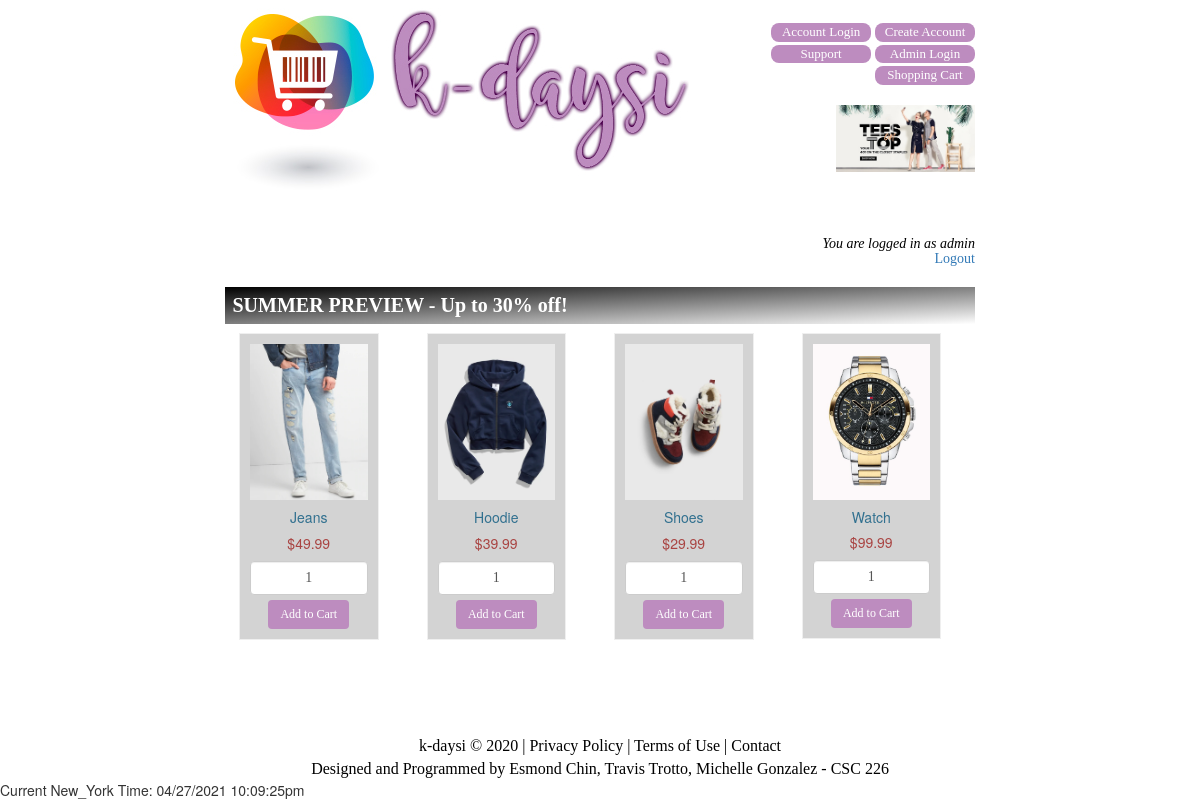
Page / (signed in) on the committed database.
### tables this page shows
CREATE TABLE `product` (
  `id` int(11) NOT NULL,
  `pname` varchar(255) DEFAULT NULL,
  `image` varchar(255) DEFAULT NULL,
  `price` double DEFAULT NULL
);

### index.php (the view, shortened to what this page needs)
<?php
    $database_name = "Product_details";
    $connect = mysqli_connect("localhost","root","",$database_name);
?>
<!doctype html>
<html>
<head>
    <link href="https://maxcdn.bootstrapcdn.com/bootstrap/3.3.7/css/bootstrap.min.css" rel="stylesheet">
</head>
<body>
    <div class="container" style="width: 65%">
        <table width=100%><tr><td align="left" valign="middle">
        <a href="index.php"><img src="logo.jpg"></a>
        </td>
            <td align="right" valign="top">
            <div class="accounts"><br>
                <a href="login.php">
                    <button>Account Login</button></a>
                <a href="registration.php">
                    <button height="50">
                        Create Account
                    </button></a>
                <a href="helptickets.html">
                    <button>
                        Support
                    </button></a>
                <a href="adminlogin.php">
                    <button>
                        Admin Login
                    </button></a>
                <a href="Cart3.php">
                    <button>
                    Shopping Cart
                    </button></a><br><br>
                <img src="banner.jpg" height="50%" width="50%">
            </div>
        </td></tr></table>
        <h2><?php
        if(isset($_SESSION['username']) != ''){
        echo "<i>You are logged in as " . $_SESSION['username'] . "</i>" . "<br><a href='logout.php'>Logout</a>";
        }
        else
        {
            echo "<i>You are shopping as a guest. Please login or register for an account for member only specials!</i>";
        }
        ?></h2>
        <h1>SUMMER PREVIEW - Up to 30% off!</h1>
        <?php
            $query = "SELECT * FROM product ORDER BY id ASC ";
            $result = mysqli_query($connect,$query);
            if(mysqli_num_rows($result) > 0) {
                while ($row = mysqli_fetch_array($result)) {
                    ?>
                    <div class="col-md-3">
                        <form method="post" action="index.php?action=add&id=<?php echo $row["id"]; ?>">
                            <div class="product">
                                <img src="<?php echo $row["image"]; ?>" class="img-responsive">
                                <h5 class="text-info"><?php echo $row["pname"]; ?></h5>
                                <h5 class="text-danger"><?php echo "$" . $row["price"]; ?></h5>
                                <input type="text" width="100" name="quantity" class="form-control" value="1">
                                <input type="submit" name="add" style="margin-top: 5px; background: #bd8cbf; border: 0px; font-family: calibri; font-size: 12px" class="btn btn-success"
                                       value="Add to Cart">
                            </div>
                        </form>
                    </div>
                    <?php
                }
            }
        ?>
    </div>
<font style="font-family: calibri; font-size: 16px; color: black;"><center><br><br><br><br>k-daysi © 2020 | Privacy Policy | Terms of Use | Contact<br>Designed and Programmed by Esmond Chin, Travis Trotto, Michelle Gonzalez - CSC 226</font></center>
<?php
echo "Current New_York Time: ".date('m/d/Y h:i:sa');
?>
</body>
</html>

### index.php (style rules this page uses)
.product { border: 1px solid #efefef; margin: -1px 19px 3px -1px; padding: 10px; text-align: center; background-color: lightgray; }
table, th, tr { text-align: center; }
input { font-family: calibri; text-align: center; }
button { background-color: #bd8cbf; border: 0px solid #ffffff; border-radius: 8px; webkit-appearance: none; font-size: 13px; font-family: 'calibri'; color: white; width: 100px; padding: 0px 0px; text-align: center; text-decoration: none; display: inline-block; transition-duration: 0.4s; }
h1 { text-align: left; font-size: 20px; font-family: calibri; font-weight: bold; color: white; background-image: linear-gradient(to bottom right, black, white); padding: 1%; }
h2 { text-align: right; color: black; font-family: calibri; font-size: 14px; background-color: white; padding: 0%; }

### rows in the picture
product: image (picture), pname "Jeans", price "49.99"
product: image (picture), pname "Hoodie", price "39.99"
product: image (picture), pname "Shoes", price "29.99"
product: image (picture), pname "Watch", price "99.99"

### other values in the picture
$_SESSION['username'] "admin"
